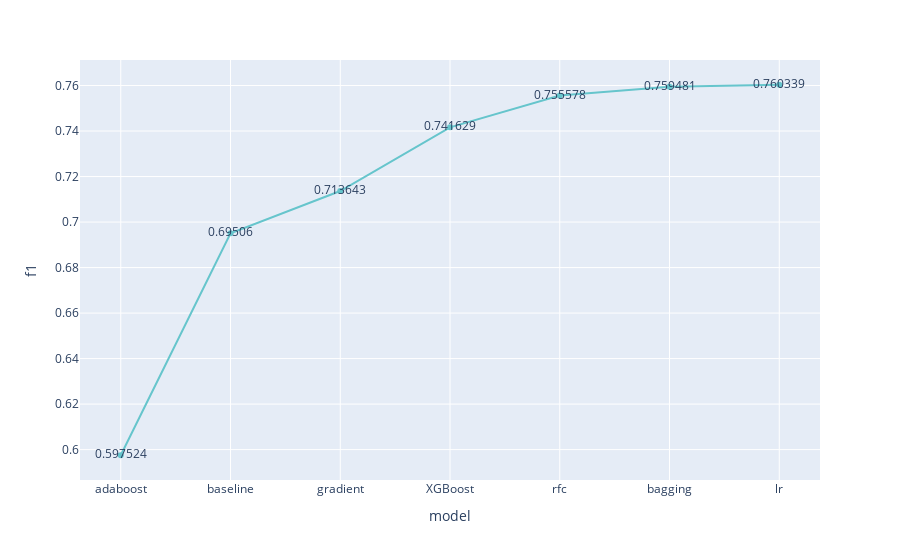

The code cell stored with this chart in its notebook:
### Code cell
px.line(scores_df, x="model", y="f1", text=scores_df["f1"].round(6), color_discrete_sequence=px.colors.qualitative.Pastel)

### Figure 1 — Plotly figure (JSON) as saved in the notebook; plotly's stock layout.template omitted (floating-point values rounded to 4 significant figures)
{"data": [{"hovertemplate": "model=%{x}<br>f1=%{y}<br>text=%{text}<extra></extra>", "legendgroup": "", "line": {"color": "rgb(102, 197, 204)", "dash": "solid"}, "marker": {"symbol": "circle"}, "mode": "lines+markers+text", "name": "", "orientation": "v", "showlegend": false, "text": [0.5975, 0.6951, 0.7136, 0.7416, 0.7556, 0.7595, 0.7603], "type": "scatter", "x": ["adaboost", "baseline", "gradient", "XGBoost", "rfc", "bagging", "lr"], "xaxis": "x", "y": [0.5975, 0.6951, 0.7136, 0.7416, 0.7556, 0.7595, 0.7603], "yaxis": "y"}], "layout": {"legend": {"tracegroupgap": 0}, "margin": {"t": 60}, "xaxis": {"anchor": "y", "domain": [0, 1], "title": {"text": "model"}}, "yaxis": {"anchor": "x", "domain": [0, 1], "title": {"text": "f1"}}}}
